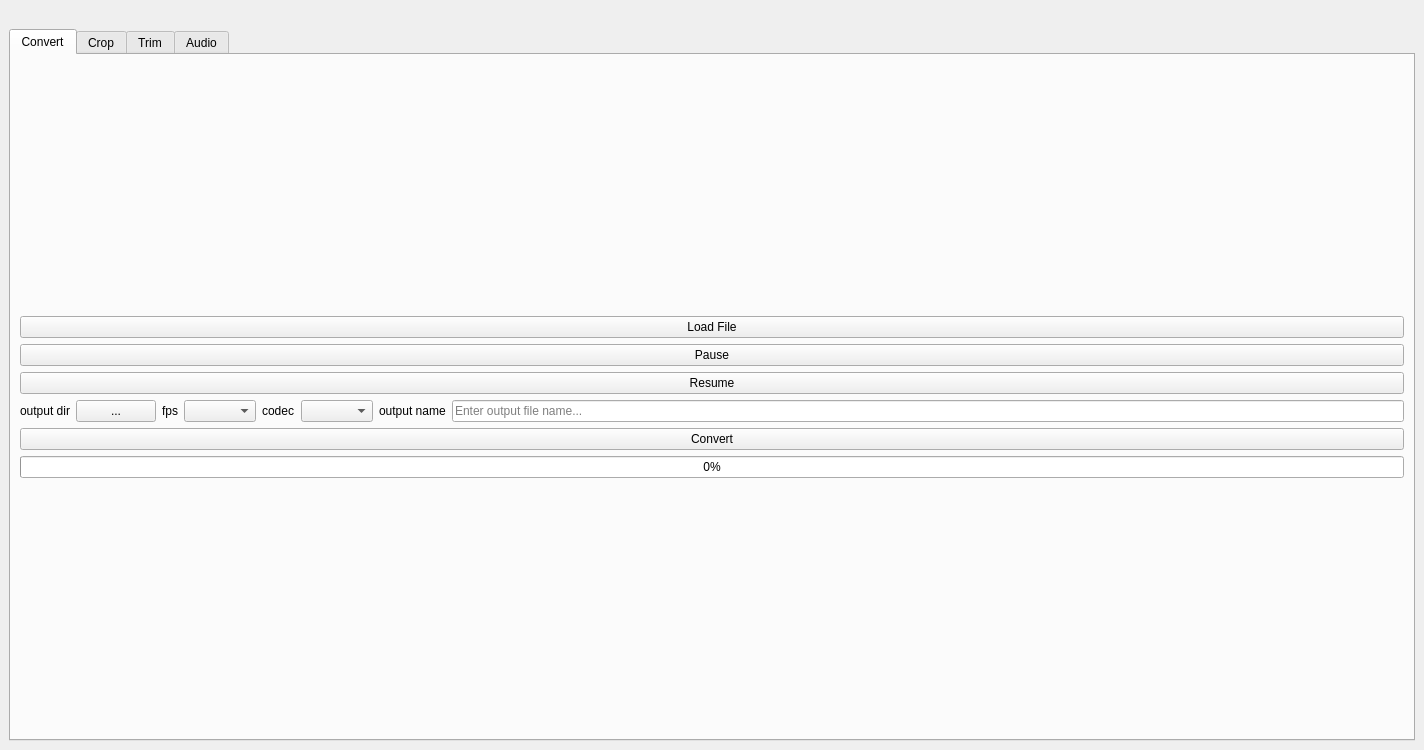
<?xml version="1.0" encoding="UTF-8"?>
<ui version="4.0">
 <class>MainWindow</class>
 <widget class="QMainWindow" name="MainWindow">
  <property name="geometry">
   <rect>
    <x>0</x>
    <y>0</y>
    <width>1424</width>
    <height>750</height>
   </rect>
  </property>
  <property name="windowTitle">
   <string>MainWindow</string>
  </property>
  <widget class="QWidget" name="centralwidget">
   <layout class="QVBoxLayout" name="verticalLayout">
    <item>
     <widget class="ClickableQLabel" name="videoLabel">
      <property name="autoFillBackground">
       <bool>true</bool>
      </property>
      <property name="text">
       <string/>
      </property>
     </widget>
    </item>
    <item>
     <widget class="QTabWidget" name="tabWidget">
      <property name="currentIndex">
       <number>0</number>
      </property>
      <widget class="QWidget" name="conversionTab">
       <property name="title" stdset="0">
        <string>Conversion</string>
       </property>
       <attribute name="title">
        <string>Convert</string>
       </attribute>
       <layout class="QVBoxLayout" name="verticalLayoutConversion">
        <item>
         <layout class="QVBoxLayout" name="verticalLayout_2">
          <item>
           <widget class="QPushButton" name="loadFileButton">
            <property name="text">
             <string>Load File</string>
            </property>
           </widget>
          </item>
          <item>
           <widget class="QPushButton" name="pauseButton_2">
            <property name="text">
             <string>Pause</string>
            </property>
           </widget>
          </item>
          <item>
           <widget class="QPushButton" name="resumeButton_2">
            <property name="text">
             <string>Resume</string>
            </property>
           </widget>
          </item>
          <item>
           <layout class="QHBoxLayout" name="horizontalLayout_3">
            <item>
             <widget class="QLabel" name="label_6">
              <property name="text">
               <string>output dir</string>
              </property>
             </widget>
            </item>
            <item>
             <widget class="QPushButton" name="outdir_2">
              <property name="text">
               <string>...</string>
              </property>
             </widget>
            </item>
            <item>
             <widget class="QLabel" name="label_7">
              <property name="text">
               <string>fps</string>
              </property>
             </widget>
            </item>
            <item>
             <widget class="QComboBox" name="fpsBox_2">
              <property name="editable">
               <bool>false</bool>
              </property>
             </widget>
            </item>
            <item>
             <widget class="QLabel" name="label_8">
              <property name="text">
               <string>codec</string>
              </property>
             </widget>
            </item>
            <item>
             <widget class="QComboBox" name="outputFormatBox"/>
            </item>
            <item>
             <widget class="QLabel" name="label_5">
              <property name="text">
               <string>output name</string>
              </property>
             </widget>
            </item>
            <item>
             <widget class="QLineEdit" name="fileName_2">
              <property name="placeholderText">
               <string>Enter output file name...</string>
              </property>
             </widget>
            </item>
           </layout>
          </item>
          <item>
           <widget class="QPushButton" name="convertButton">
            <property name="text">
             <string>Convert</string>
            </property>
           </widget>
          </item>
          <item>
           <widget class="QProgressBar" name="progressBarConv">
            <property name="value">
             <number>0</number>
            </property>
           </widget>
          </item>
         </layout>
        </item>
       </layout>
      </widget>
      <widget class="QWidget" name="cropTab">
       <attribute name="title">
        <string>Crop</string>
       </attribute>
       <layout class="QVBoxLayout" name="cropTabLayout">
        <item>
         <layout class="QHBoxLayout" name="horizontalLayout">
          <item>
           <widget class="QGroupBox" name="groupBox1">
            <property name="title">
             <string>Controls</string>
            </property>
            <layout class="QHBoxLayout" name="horizontalLayout_1">
             <item>
              <widget class="QPushButton" name="loadVideo">
               <property name="text">
                <string>Load Video</string>
               </property>
              </widget>
             </item>
             <item>
              <widget class="QPushButton" name="pauseButton">
               <property name="text">
                <string>Pause</string>
               </property>
              </widget>
             </item>
             <item>
              <widget class="QPushButton" name="resumeButton">
               <property name="text">
                <string>Resume</string>
               </property>
              </widget>
             </item>
            </layout>
           </widget>
          </item>
          <item>
           <widget class="QGroupBox" name="groupBox2">
            <property name="title">
             <string>Croped Video Settings</string>
            </property>
            <layout class="QHBoxLayout" name="horizontalLayout_2">
             <item>
              <widget class="QLabel" name="label_4">
               <property name="text">
                <string>Output dir</string>
               </property>
              </widget>
             </item>
             <item>
              <widget class="QPushButton" name="outdir">
               <property name="text">
                <string>...</string>
               </property>
              </widget>
             </item>
             <item>
              <widget class="QLabel" name="label">
               <property name="text">
                <string>fps</string>
               </property>
              </widget>
             </item>
             <item>
              <widget class="QComboBox" name="fpsBox">
               <property name="editable">
                <bool>false</bool>
               </property>
              </widget>
             </item>
             <item>
              <widget class="QLabel" name="label_2">
               <property name="text">
                <string>codec</string>
               </property>
              </widget>
             </item>
             <item>
              <widget class="QComboBox" name="codecBox">
               <property name="editable">
                <bool>false</bool>
               </property>
              </widget>
             </item>
             <item>
              <widget class="QLabel" name="label_3">
               <property name="text">
                <string>output name</string>
               </property>
              </widget>
             </item>
             <item>
              <widget class="QLineEdit" name="fileName">
               <property name="placeholderText">
                <string>Enter output file name...</string>
               </property>
              </widget>
             </item>
             <item>
              <widget class="QPushButton" name="saveButton">
               <property name="text">
                <string>Save Crop</string>
               </property>
              </widget>
             </item>
            </layout>
           </widget>
          </item>
         </layout>
        </item>
       </layout>
      </widget>
      <widget class="QWidget" name="trimTab">
       <attribute name="title">
        <string>Trim</string>
       </attribute>
       <layout class="QVBoxLayout" name="trimTabLayout"/>
      </widget>
      <widget class="QWidget" name="Audio">
       <attribute name="title">
        <string>Audio</string>
       </attribute>
       <layout class="QVBoxLayout" name="convertTabLayout"/>
      </widget>
     </widget>
    </item>
   </layout>
  </widget>
 </widget>
 <customwidgets>
  <customwidget>
   <class>ClickableQLabel</class>
   <extends>QLabel</extends>
   <header>clickableqlabel.h</header>
  </customwidget>
 </customwidgets>
 <resources/>
 <connections/>
</ui>
